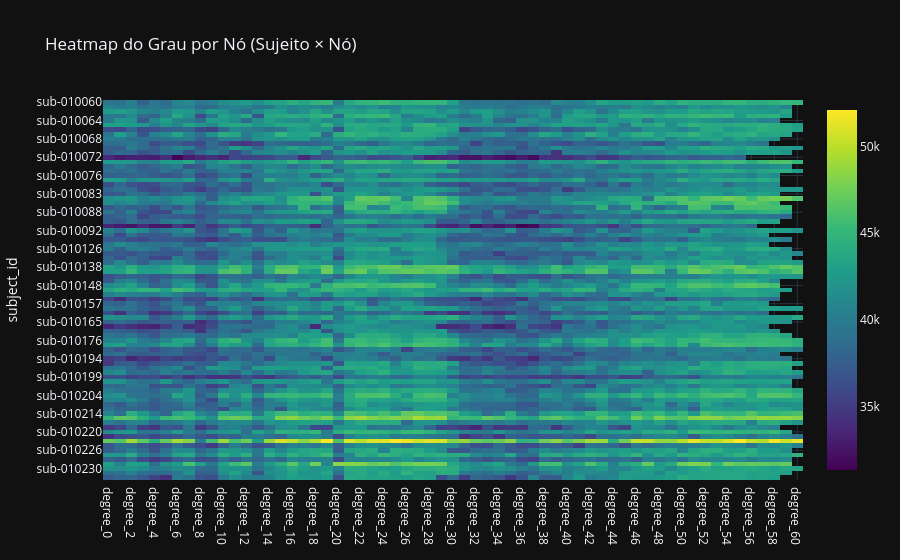

Notebook source saved alongside this figure:
### Code cell
fig = px.imshow(
    df_degree_matrix,
    aspect="auto",
    title="Heatmap do Grau por Nó (Sujeito × Nó)",
    color_continuous_scale="Viridis"
)
fig.show()

### Figure 1 — Plotly figure (JSON) as saved in the notebook; plotly's stock layout.template omitted (floating-point values rounded to 4 significant figures; data arrays with more than 128 entries replaced by an {"elided": "..."} marker saying what was removed)
{"data": [{"coloraxis": "coloraxis", "hovertemplate": "x: %{x}<br>subject_id: %{y}<br>color: %{z}<extra></extra>", "name": "0", "type": "heatmap", "x": ["degree_0", "degree_1", "degree_2", "degree_3", "degree_4", "degree_5", "degree_6", "degree_7", "degree_8", "degree_9", "degree_10", "degree_11", "degree_12", "degree_13", "degree_14", "degree_15", "degree_16", "degree_17", "degree_18", "degree_19", "degree_20", "degree_21", "degree_22", "degree_23", "degree_24", "degree_25", "degree_26", "degree_27", "degree_28", "degree_29", "degree_30", "degree_31", "degree_32", "degree_33", "degree_34", "degree_35", "degree_36", "degree_37", "degree_38", "degree_39", "degree_40", "degree_41", "degree_42", "degree_43", "degree_44", "degree_45", "degree_46", "degree_47", "degree_48", "degree_49", "degree_50", "degree_51", "degree_52", "degree_53", "degree_54", "degree_55", "degree_56", "degree_57", "degree_58", "degree_59", "degree_60"], "xaxis": "x", "y": {"elided": "165 str values"}, "yaxis": "y", "z": {"elided": "165x61 float values"}}], "layout": {"coloraxis": {"colorscale": [[0, "#440154"], [0.1111, "#482878"], [0.2222, "#3e4989"], [0.3333, "#31688e"], [0.4444, "#26828e"], [0.5556, "#1f9e89"], [0.6667, "#35b779"], [0.7778, "#6ece58"], [0.8889, "#b5de2b"], [1, "#fde725"]]}, "title": {"text": "Heatmap do Grau por Nó (Sujeito × Nó)"}, "xaxis": {"anchor": "y", "domain": [0, 1]}, "yaxis": {"anchor": "x", "autorange": "reversed", "domain": [0, 1], "title": {"text": "subject_id"}}}}
